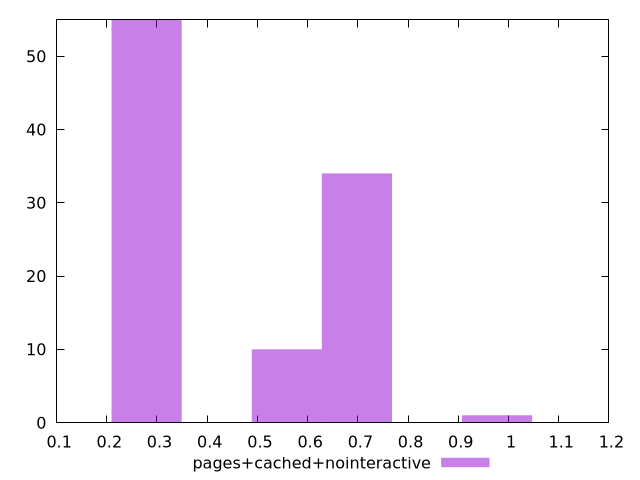

Recreate this plot in gnuplot.
$_pagesCachedNointeractive <<EOF
0.2792523323123522 55
0.5585046646247044 10
0.6981308307808805 34
0.9773831630932327 1
EOF
set key outside below
set terminal pngcairo
set output "report_00005_2020-11-02T22-26-11.212Z/cumulative-layout-shift/pages+cached+nointeractive//hist.png"
set yrange [0:55]
set boxwidth 0.1396261661561761
set style fill transparent solid 0.5 noborder
plot $_pagesCachedNointeractive title "pages+cached+nointeractive" with boxes ,
